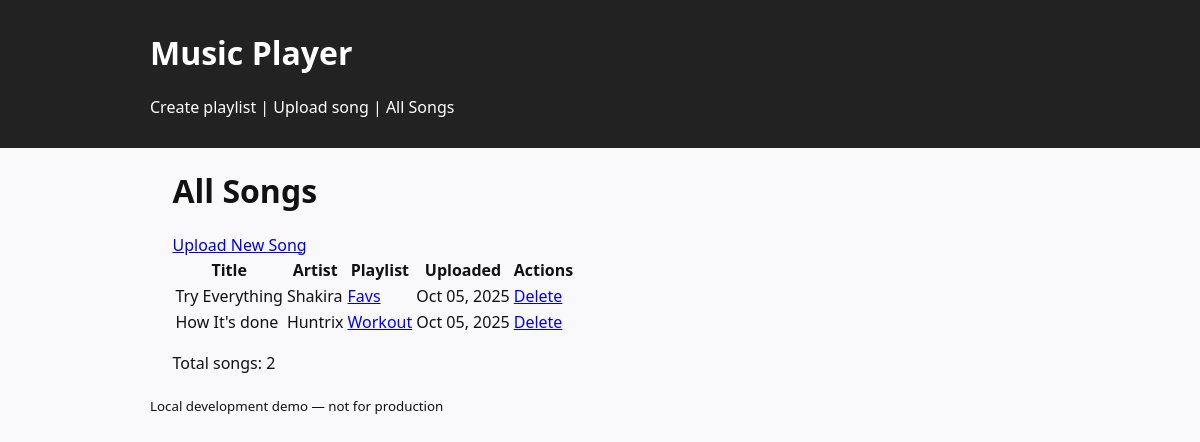
The page /songs/ on the database its author committed.
### player/models.py (models this page shows, shortened)
class Song(models.Model):
    playlist = models.ForeignKey(Playlist, related_name='songs', on_delete=models.CASCADE)
    title = models.CharField(max_length=200)
    artist = models.CharField(max_length=200, blank=True)
    audio_file = models.FileField(upload_to='songs/')
    duration_seconds = models.PositiveIntegerField(null=True, blank=True)
    order = models.PositiveIntegerField(default=0)
    uploaded_at = models.DateTimeField(auto_now_add=True)
    class Meta:
        ordering = ['order', 'uploaded_at']

class Playlist(models.Model):
    title = models.CharField(max_length=200)
    description = models.TextField(blank=True)
    created_at = models.DateTimeField(auto_now_add=True)
    class Meta:
        ordering = ['-created_at']

### player/views.py (the view)
# urls.py: path('songs/', views.song_list, name='song_list'),
def song_list(request):
    songs = Song.objects.all().select_related('playlist')
    return render(request, 'player/song_list.html', {'songs': songs})

### player/templates/player/song_list.html (shortened to what this page needs)
{% extends "player/base.html" %}
{% block content %}
<div class="container mt-4">
    <div class="d-flex justify-content-between align-items-center mb-4">
        <h1>All Songs</h1>
        <a href="{% url 'player:song_upload' %}" class="btn btn-primary">Upload New Song</a>
    </div>
    {% if songs %}
        <div class="table-responsive">
            <table class="table table-striped table-hover">
                <thead>
                    <tr>
                        <th>Title</th>
                        <th>Artist</th>
                        <th>Playlist</th>
                        <th>Uploaded</th>
                        <th>Actions</th>
                    </tr>
                </thead>
                <tbody>
                    {% for song in songs %}
                    <tr>
                        <td>{{ song.title }}</td>
                        <td>{{ song.artist|default:"Unknown" }}</td>
                        <td>
                            <a href="{% url 'player:playlist_detail' song.playlist.pk %}">
                                {{ song.playlist.title }}
                            </a>
                        </td>
                        <td>{{ song.uploaded_at|date:"M d, Y" }}</td>
                        <td>
                            <a href="{% url 'player:delete_song' song.id %}" class="btn btn-sm btn-danger">Delete</a>
                        </td>
                    </tr>
                    {% endfor %}
                </tbody>
            </table>
        </div>
        <p class="text-muted mt-3">Total songs: {{ songs.count }}</p>
    {% else %}
        <div class="alert alert-info">
            <p>No songs uploaded yet.</p>
            <a href="{% url 'player:song_upload' %}" class="btn btn-primary">Upload Your First Song</a>
        </div>
    {% endif %}
</div>
{% endblock %}

### static/player/styles.css (style rules this page uses)
body { font-family: system-ui, -apple-system, "Segoe UI", Roboto, "Helvetica Neue", Arial; margin:0; background:#f9f9fb; color:#111; }
.container { width:95%; max-width:900px; margin: 20px auto; }

### rows shown on the page
Song: title "Try Everything", artist "Shakira", playlist "Favs", uploaded_at "Oct 05, 2025"
Song: title "How It's done", artist "Huntrix", playlist "Workout", uploaded_at "Oct 05, 2025"

### other values the page prints
{{ songs.count }} "2"
